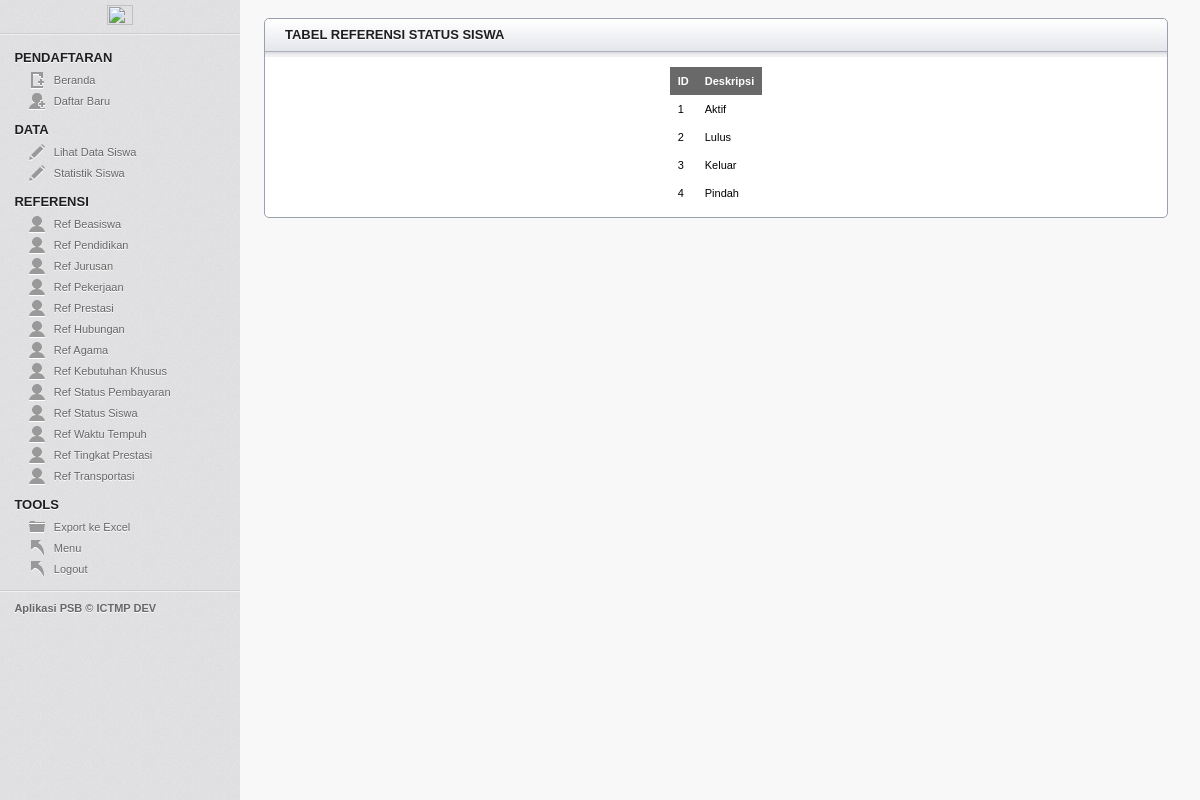
/pendaftaran/index.php?p=t_statussiswa (signed in), run on the app's committed database.
### tables this page shows
CREATE TABLE `ref_status_siswa` (
  `id_status_siswa` varchar(5) NOT NULL,
  `detail` varchar(99) NOT NULL
);

### pendaftaran/t_statussiswa.php (the view, shortened to what this page needs)
<?php
	$sql = "SELECT * FROM ref_status_siswa";
	$result = mysqli_query($con, $sql)or die('Error');
	if(isset($_SESSION['signed_in']) && $_SESSION['signed_in'] == true)
	{
		echo '	<article class="module">
					<header><h3>TABEL REFERENSI STATUS SISWA</h3></header>
					<div class="module_content">
						<table class="tbl_data" border="0" align="center">
							<tr>
								<th>ID</th>
								<th>Deskripsi</th>
							</tr>';
								while ($data = mysqli_fetch_array($result)) {
									echo '
										<tr>
											<td>'.$data["id_status_siswa"].'</td>
											<td>'.$data["detail"].'</td>
										</tr>
									';
								}
		echo '
						</table>
					</div>
				</article>
			</section>
		';
	}
?>

### pendaftaran/css/layout.css (style rules this page uses)
html, body, div, map, dt, isindex, form, header, aside, section, section, article, footer { display: block; }
html, body { height: 100%; margin: 0; padding: 0; font-family: Verdana, Helvetica, Arial, sans-serif; background: #F8F8F8; font-size: 11px; }
#main h3 { color: #1F1F20; text-transform: uppercase; text-shadow: 0 1px 0 #fff; font-size: 13px; margin: 8px 20px; }
.module { border: 1px solid #9BA0AF; width: auto; margin-right: 20px; margin-top: 20px; -webkit-border-radius: 5px; -moz-border-radius: 5px; border-radius: 5px; background: #ffffff; }
.module header h3 { display: block; margin: 10px 20px; width: auto; float: left; }
.module header { height: 38px; width: 100%; background: #F1F1F4 url(../images/secondary_bar.png) repeat-x; -webkit-border-top-left-radius: 5px; -webkit-border-top-right-radius: 5px; -moz-border-radius-top-left: 5px; -moz-border-radius-top-right: 5px; border-top-left-radius: 5px; border-top-right-radius: 5px; }
.module_content { margin: 10px 20px; color: #666; }
table.tbl_data { border-collapse: collapse; color: black; }
.tbl_data th { background-color: #696969; color: #ffffff; text-align: center; padding: 8px; }
.tbl_data td { padding: 8px; text-align: left; }

### data on the page
ref_status_siswa: id_status_siswa "1", detail "Aktif"
ref_status_siswa: id_status_siswa "2", detail "Lulus"
ref_status_siswa: id_status_siswa "3", detail "Keluar"
ref_status_siswa: id_status_siswa "4", detail "Pindah"
